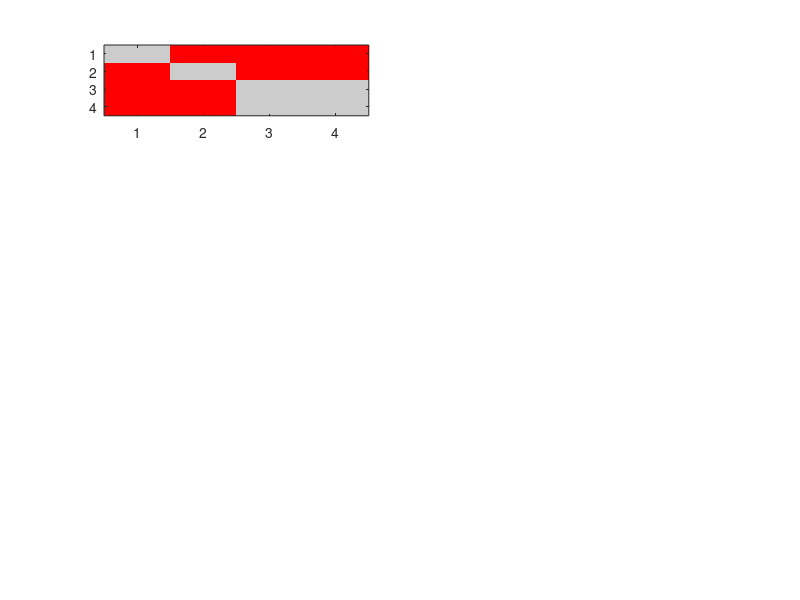

MATLAB code to generate this figure: (Note: this script raises an error after producing the figure.)
function F17_plotHeatmapAndPolar
%% Function written by Dr Eleni Christoforidou in MATLAB R2024b.

% Plot all post-hoc-significant cell populations in a single figure with 5 rows × 2 columns:
%  • Left column: discrete p‐value heatmaps
%  • Right column: polar arrow plots of mean directions
%
% P‐value matrices and mean‐angle vectors are hardcoded.

%%
genotypes = {'+/+','–/+','+/Loa','–/Loa'};
alpha     = 0.05;

% 1) ChAT⁺ (all cells)
pMats{1} = [
   NaN,   0.000000,  0.000000,  0.000000;
   0.000000,  NaN,   0.000000,  0.000000;
   0.000000,  0.000000,  NaN,   0.171000;
   0.000000,  0.000000,  0.171000,  NaN
];
meanDegs{1} = [339.08; 332.2; 336.25; 335.81];
names{1}    = 'ChAT⁺ (all cells)';

% 2) ChAT⁺ interneurons
pMats{2} = [
   NaN,   0.000000,  0.000000,  0.000000;
   0.000000,  NaN,   0.000000,  0.000000;
   0.000000,  0.000000,  NaN,   0.070000;
   0.000000,  0.000000,  0.070000,  NaN
];
meanDegs{2} = [21.5; 28.18; 24.64; 24.34];
names{2}    = 'ChAT⁺ interneurons';

% 3) GAD-67⁺ cells
pMats{3} = [
   NaN,   0.000000,  0.000000,  0.000000;
   0.000000,  NaN,   0.000000,  0.033000;
   0.000000,  0.000000,  NaN,   0.000000;
   0.000000,  0.033000,  0.000000,  NaN
];
meanDegs{3} = [5.19; 358.72; 4.94; 4.74];
names{3}    = 'GAD-67⁺ cells';

% 4) ChAT⁺–GAD-67⁺ cells
pMats{4} = [
   NaN,   0.000000,  0.000000,  0.000000;
   0.000000,  NaN,   0.001000,  0.037000;
   0.000000,  0.001000,  NaN,   0.000000;
   0.000000,  0.037000,  0.000000,  NaN
];
meanDegs{4} = [20.42; 30.72; 26.96; 26.88];
names{4}    = 'ChAT⁺–GAD-67⁺ cells';

% 5) Parvalbumin⁺–GAD-67⁺ cells
pMats{5} = [
   NaN,   0.000000,  0.000000,  0.000000;
   0.000000,  NaN,   0.014000,  0.009000;
   0.000000,  0.014000,  NaN,   0.000000;
   0.000000,  0.009000,  0.000000,  NaN
];
meanDegs{5} = [14.07; 18.28; 16.07; 15.41];
names{5}    = 'Parvalbumin⁺–GAD-67⁺ cells';

% Discrete colormap for p‐levels:
cmap = [
  0.8 0.8 0.8;    % 0 = ns
  1.0 0.8 0.8;    % 1 = <0.05
  1.0 0.6 0.6;    % 2 = <0.01
  1.0 0.4 0.4;    % 3 = <0.001
  1.0 0.0 0.0     % 4 = <0.0001
];

% Create figure
fig = figure('Units','normalized','Position',[0 0 1 1]);

N = numel(pMats);
for k = 1:N
    pMat      = pMats{k};
    meanDeg   = meanDegs{k};
    groupName = names{k};

    % Map p-values → levels 0–4
    lvl = zeros(size(pMat));
    lvl(pMat < 0.05)    = 1;
    lvl(pMat < 0.01)    = 2;
    lvl(pMat < 0.001)   = 3;
    lvl(pMat < 0.0001)  = 4;

    %% Left: heatmap subplot
    ax1 = subplot(N,2,2*k-1);
    imagesc(ax1, lvl);
    colormap(ax1, cmap);
    clim(ax1, [0 4]);
    axis(ax1,'square');
    set(ax1, ...
        'XTick',1:4, 'XTickLabel',genotypes, ...
        'YTick',1:4, 'YTickLabel',genotypes, ...
        'TickLength',[0 0]);
    title(ax1, sprintf('%s', groupName), 'Interpreter','none');
    cb = colorbar(ax1, 'Ticks',0:4, ...
        'TickLabels',{'ns','<0.05','<0.01','<0.001','<0.0001'});
    cb.Label.String = 'p-value';

    %% Right: arrow‐only polar subplot
    ax2dum = subplot(N,2,2*k);
    pos = ax2dum.Position;
    delete(ax2dum);
    pax = polaraxes('Position',pos);
    hold(pax,'on');
    pax.ThetaZeroLocation = 'right';
    pax.ThetaDir          = 'counterclockwise';
    pax.RLim              = [0 1];

    cols = lines(4);
    for i = 1:4
        th = deg2rad(meanDeg(i));
        polarplot(pax, [th th], [0 1], 'LineWidth',2, 'Color',cols(i,:));
    end
    legend(pax, genotypes, 'Location','eastoutside');
    title(pax, sprintf('%s', groupName), 'Interpreter','none');
end

print(fig, fullfile(pwd,'Polar_histograms_sig_only.svg'),'-dsvg','-vector');
close(fig);
end